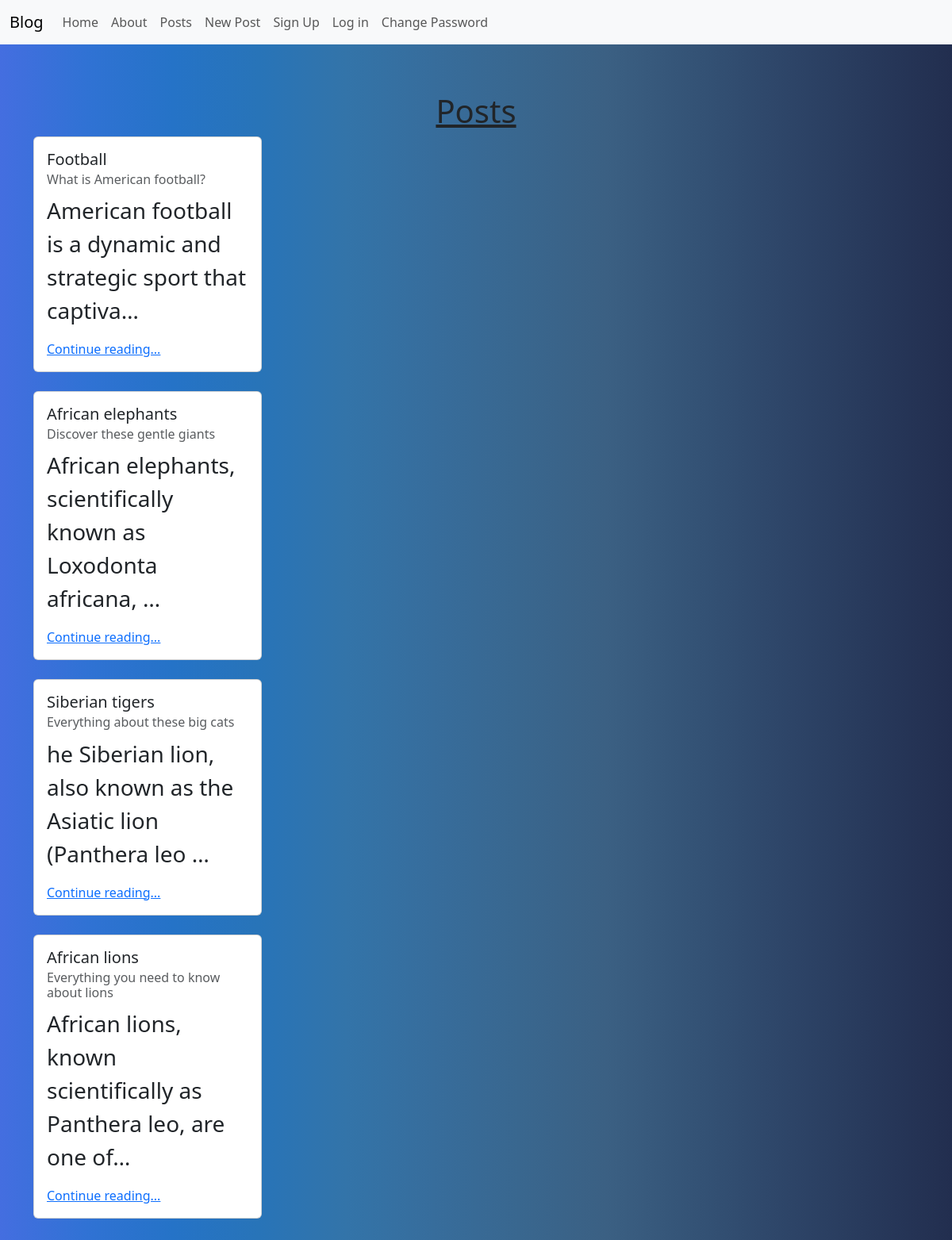
/posts/, run on the app's committed database.
### posts/models.py (models this page shows, shortened)
class Post(models.Model):
    title = models.CharField(max_length=128)
    subtitle = models.CharField(max_length=256)
    body = models.TextField()
    status = models.ForeignKey(
        Status,
        on_delete=models.CASCADE
    )
    author = models.ForeignKey(
        get_user_model(),
        on_delete=models.CASCADE
    )
    created_on = models.DateTimeField(auto_now_add=True)

### posts/views.py (the view)
# urls.py: path("", views.PostListView.as_view(), name="list"),
class PostListView(ListView):
    template_name = "posts/list.html"
    model = Post
    def get_context_data(self, **kwargs):
        context = super().get_context_data(**kwargs)
        published = Status.objects.get(name="published")
        context["post_list"] = (
            Post.objects
            .filter(status=published)
            .order_by("created_on")
            .reverse()
        )
        return context

### templates/posts/list.html (shortened to what this page needs)
{% extends 'base.html' %}
{% block content %}
<h1>Posts</h1>
{% for post in post_list %}
<div class="card" style="width: 18rem;">
    <div class="card-body">
      <h5 class="card-title">{{ post.title }}</h5>
      <h6 class="card-subtitle mb-2 text-body-secondary">{{ post.subtitle }}</h6>
      <p class="card-text">{{ post.body|truncatechars:64 }}</p>
      <a href="{% url 'detail' post.id %}" class="card-link">Continue reading...</a>
    </div>
</div>
<br/>
{% endfor %}
{% endblock content %}

### static/css/base.css (style rules this page uses)
h1 { text-align: center; text-decoration: underline; }
p { font-size: 28px; }

### data on the page
Post: title "Football", subtitle "What is American football?", body "American football is a dynamic and strategic sport that captiva…"
Post: title "African elephants", subtitle "Discover these gentle giants", body "African elephants, scientifically known as Loxodonta africana, …"
Post: title "Siberian tigers", subtitle "Everything about these big cats", body "he Siberian lion, also known as the Asiatic lion (Panthera leo …"
Post: title "African lions", subtitle "Everything you need to know about lions", body "African lions, known scientifically as Panthera leo, are one of…"
